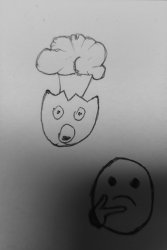
#> input picture lab2/emoji.jpg, 167 x 250 px, shrunk from 1867 x 2807 before the run, found by its file name
$ python task2_2.py
#> lines starting #> are read from the running program, lines starting #| are printed output that depends on the picture; after the words box and inside, x2 and y2 are one past the last pixel; in counts of white or black regions, pixels touching at a corner belong together
import cv2
from matplotlib import pyplot as plt

path = 'S:\\CV\\lab2\\emoji.jpg'
i = 0
img = cv2.imread(path, flags=cv2.IMREAD_REDUCED_GRAYSCALE_4)
#> img is the input picture: shape (250, 167); min 8, max 201, mean 134
adaptive1 = cv2.adaptiveThreshold(img, 255, cv2.ADAPTIVE_THRESH_MEAN_C, cv2.THRESH_BINARY, 13, 5)
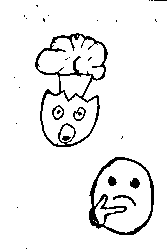
#> adaptive1: shape (250, 167); 93.8% white; black in thin lines or dots
adaptive2 = cv2.adaptiveThreshold(img, 255, cv2.ADAPTIVE_THRESH_GAUSSIAN_C, cv2.THRESH_BINARY, 21, 4)
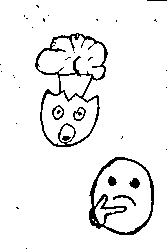
#> adaptive2: shape (250, 167); 93.8% white; black in thin lines or dots
ret, thresh = cv2.threshold(img, 127, 255, cv2.THRESH_BINARY)
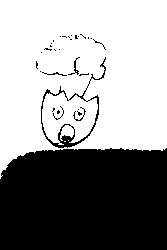
#> thresh: shape (250, 167); 58.7% white; 31 black regions (25 under 20 px), largest, box (x1, y1, x2, y2) and area: (0, 148, 167, 250) 16415, (41, 57, 106, 148) 580, (68, 57, 80, 75) 44, (73, 107, 86, 121) 35, (42, 72, 67, 76) 31, (53, 106, 64, 120) 23
images = {'Original Image': img, 'Global Thresholding': thresh, 'Adaptive Mean Thresholding': adaptive1,
          'Adaptive Gaussian Thresholding': adaptive2}

for title, image in images.items():
    plt.subplot(1, 4, i + 1), plt.imshow(image, 'gray', vmin=0, vmax=255)
    plt.title(title)
    plt.xticks([]), plt.yticks([])
    i += 1
#> this loop made 4 passes
#> title on passes 1 to 4: 'Original Image', 'Global Thresholding', 'Adaptive Mean Thresholding', 'Adaptive Gaussian Thresholding'
#> after the loop, i = 4
plt.show()
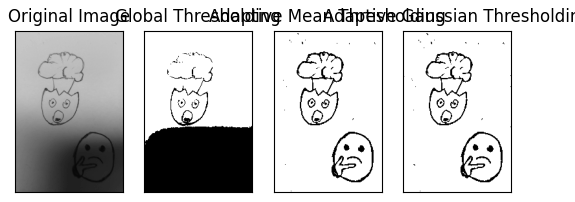
#> figure drawn by matplotlib, 4 panels

# [12 lines of commented-out code are left out]

$ run again, with lab2/lab2-1.jpg copied over lab2/emoji.jpg
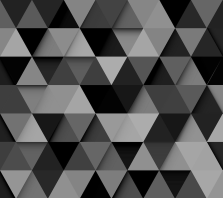
#> input picture lab2/lab2-1.jpg, 223 x 198 px, shrunk from 2160 x 1920 before the run, found by its file name
#> img is the input picture: shape (198, 223); min 0, max 173, mean 80.7
#> `adaptive1 = cv2.adaptiveThreshold(img, 255, cv2.ADAPTIVE_THRESH_MEAN_C..`:
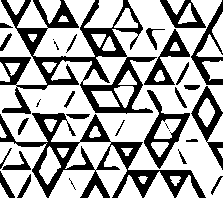
#> adaptive1: shape (198, 223); 66.4% white; 31 black regions (6 under 20 px), largest, box (x1, y1, x2, y2) and area: (0, 0, 157, 114) 5418, (0, 113, 206, 198) 4143, (144, 90, 190, 169) 990
#> adaptive2: shape (198, 223); 65.9% white; 29 black regions (6 under 20 px), largest, box (x1, y1, x2, y2) and area: (0, 86, 223, 198) 5707, (0, 0, 157, 114) 5530, (144, 29, 190, 109) 840
#> thresh: shape (198, 223); 27.3% white; 14 white regions, largest, box (x1, y1, x2, y2) and area: (164, 114, 223, 198) 2438, (117, 0, 174, 57) 2006, (96, 113, 159, 142) 1345
#> the loop `for title, image in images.items():` made 4 passes
#> title on passes 1 to 4: 'Original Image', 'Global Thresholding', 'Adaptive Mean Thresholding', 'Adaptive Gaussian Thresholding'
#> after the loop `for title, image in images.items():`: i = 4
#> `plt.show()`:
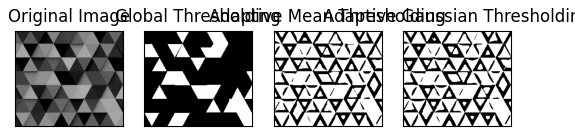
#> figure drawn by matplotlib, 4 panels
